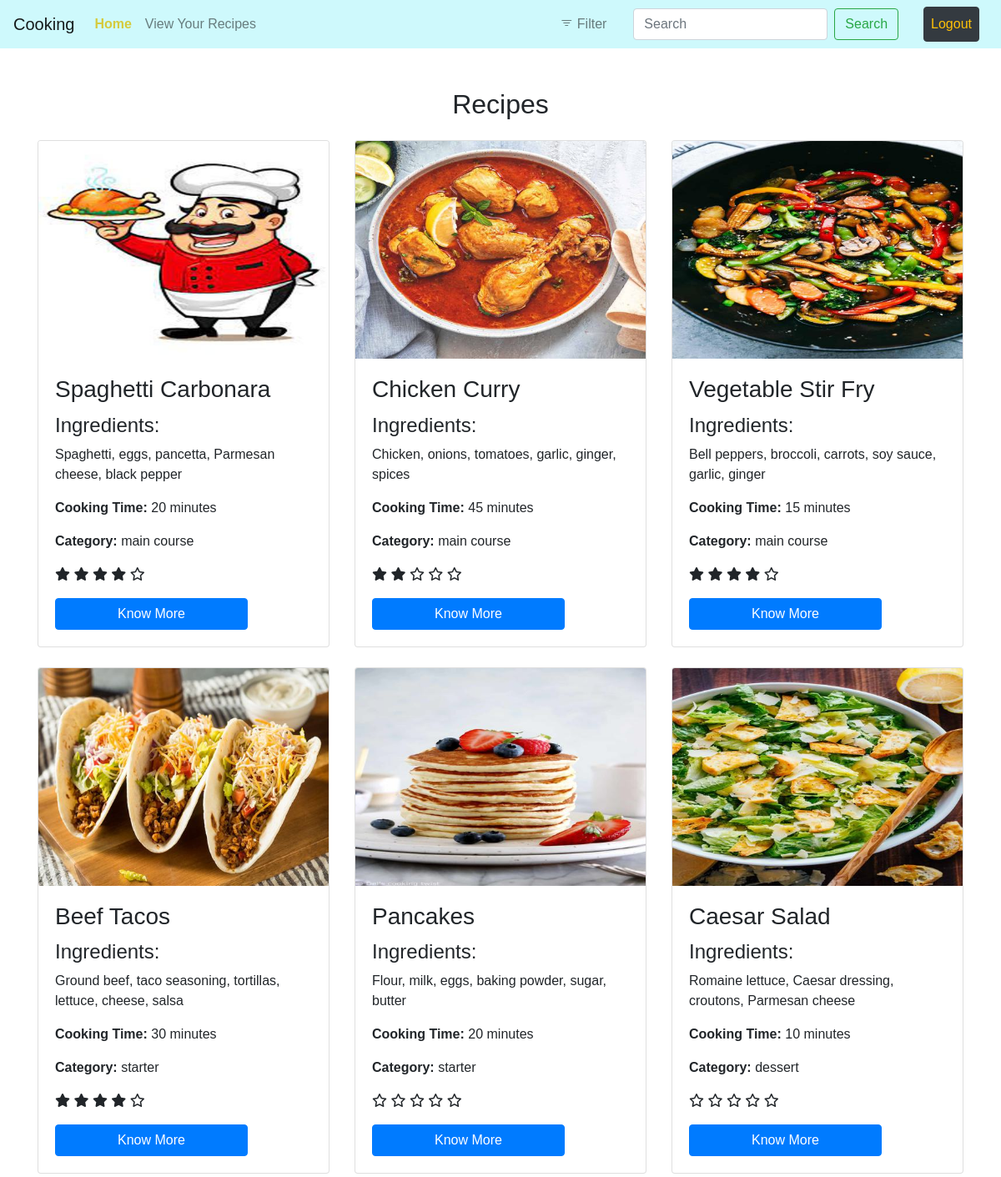
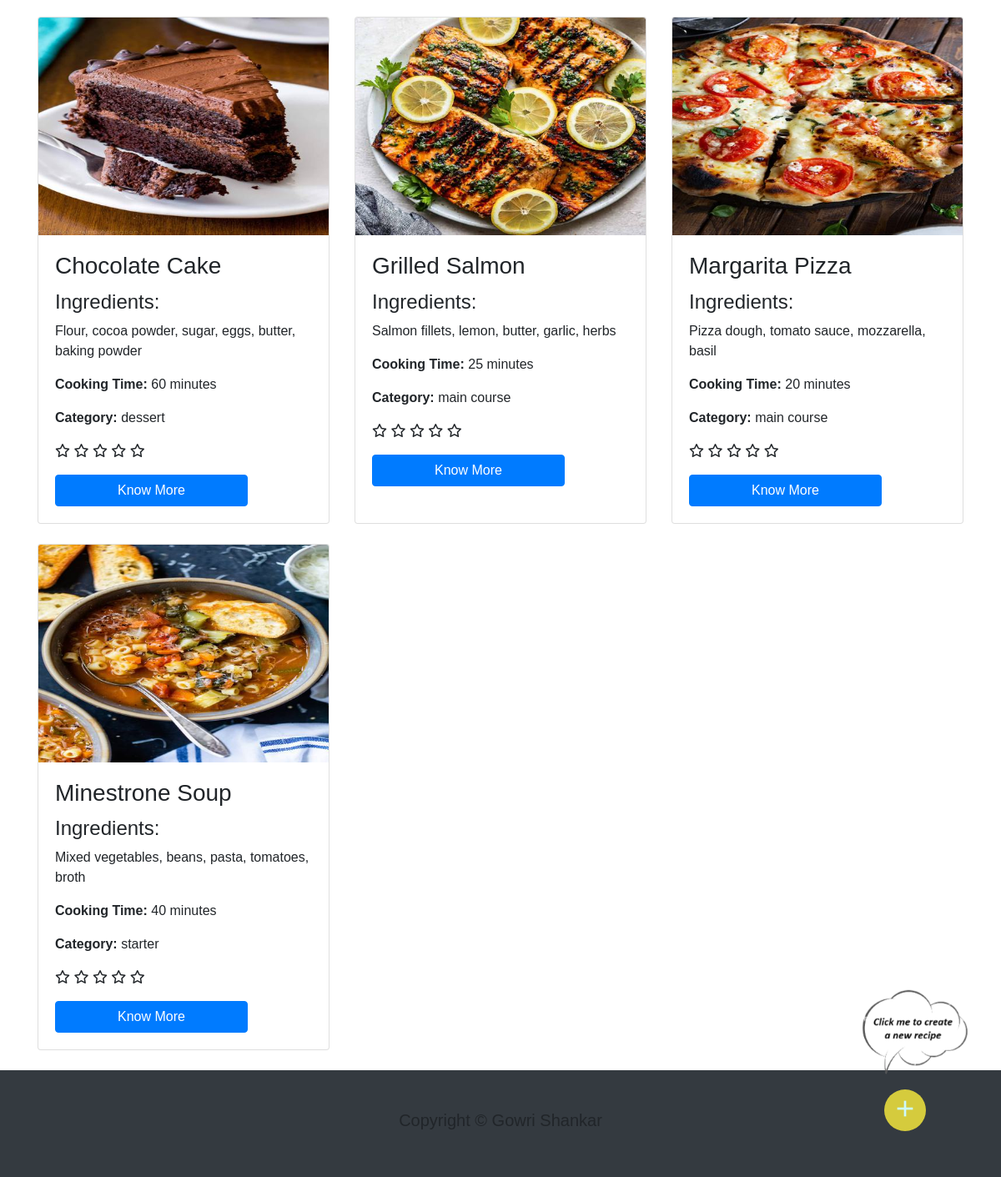
Screenshot of / (signed in) with the database file from the repository (2 pictures, top to bottom).
### models.py (models this page shows)
class Recipe(db.Model):
    id = db.Column(db.Integer, primary_key=True)
    title = db.Column(db.String(250), nullable=False)
    description = db.Column(db.Text, nullable=False)
    ingredients = db.Column(db.Text, nullable=False)
    preparation_steps = db.Column(db.Text, nullable=False)
    cooking_time = db.Column(db.Integer, nullable=False)
    serving_size = db.Column(db.Integer, nullable=False)
    image_url = db.Column(db.String(250), nullable=True)
    category = db.Column(db.String(255),nullable=False)
    author = db.Column(db.String(255),nullable=False,default="gowri")

### app.py (the view)
@app.route("/")
def home():
    if current_user.is_authenticated:
        recipes = Recipe.query.all()
        ratings = db.session.query(
            Review.recipe_id,
            func.avg(Review.rating).label('average_rating')
        ).group_by(Review.recipe_id).all()
        rating_dict = {rating.recipe_id: rating.average_rating for rating in ratings}
        return render_template("home.html", recipes=recipes, rating_dict=rating_dict)
    else:
        return redirect(url_for('login'))

### app.py (called while the page is built)
@login_manager.user_loader
def load_user(user_id):
    session = Session()
    user = session.query(User).get(user_id)
    session.close()
    return user

### templates/home.html (shortened to what this page needs)
{% extends 'base.html' %} {% block content %}
<h2 class="text-center mt-5 mb-4">Recipes</h2>
<div class="container">
  <div class="row">
    {% for recipe in recipes %}
    <div class="col-md-4 mb-4">
      <div class="card h-100">
        <div class="position-relative">
          <img
            src="../{{ recipe.image_url }}"
            class="card-img-top"
            alt="{{ recipe.title }}"
          />
        </div>
        <div class="card-body">
          <h3 class="card-title">{{ recipe.title }}</h3>
          <h4>Ingredients:</h4>
          <p class="card-text">{{ recipe.ingredients }}</p>
          <p>
            <strong>Cooking Time:</strong> {{ recipe.cooking_time }} minutes
          </p>
          <p><strong>Category:</strong> {{ recipe.category }}</p>
          <div class="rating">
            {% set avg_rating = rating_dict.get(recipe.id, 0) %} {% for i in
            range(1, 6) %} {% if i <= avg_rating %}
            <i class="fa-solid fa-star"></i>
            {% else %}
            <i class="fa-regular fa-star"></i>
            {% endif %} {% endfor %}
          </div>
          <a href="/recipes/{{ recipe.id }}" class="btn btn-primary mt-3 w-75"
            >Know More</a
          >
        </div>
      </div>
    </div>
    {% endfor %}
  </div>
</div>
<div class="create-content">
  <button class="create-button">
    <a href="/create_recipe"></a>
  </button>
  <span class="create-message"></span>
</div>
{% endblock %}

### templates/base.html (shortened to what this page needs)
<!DOCTYPE html>
<html lang="en">
  <head>
    <link rel="stylesheet" href="..\static\css\home.css" />
    <link
      rel="stylesheet"
      href="https://cdn.jsdelivr.net/npm/bootstrap-icons@1.3.0/font/bootstrap-icons.css"
    />
    <link
      rel="stylesheet"
      href="https://cdn.jsdelivr.net/npm/bootstrap@4.0.0/dist/css/bootstrap.min.css"
    />
    <link rel="stylesheet" href="../static/css/create.css" />
    <link
      href="https://unpkg.com/boxicons@2.1.4/css/boxicons.min.css"
      rel="stylesheet"
    />
  </head>
  <body class="d-flex flex-column min-vh-100">
    <header>
      <nav
        class="navbar navbar-expand-lg navbar-light"
        style="background-color: rgb(206, 249, 252)"
      >
        <a class="navbar-brand" href="/">Cooking</a>
        <div class="collapse navbar-collapse" id="navbarNav">
          <ul class="navbar-nav mr-auto">
            <li class="nav-item active">
              <a
                class="nav-link"
                style="color: #d5cb3d; font-weight: bolder"
                href="/"
                >Home</a
              >
            </li>
            <li class="nav-item">
              <a class="nav-link" href="/recipe">View Your Recipes</a>
            </li>
          </ul>
          <ul id="filter-search" class="navbar-nav">
            <li class="nav-item dropdown mr-4">
              <a
                class="nav-link bi bi-filter"
                href="#"
                id="navbarDropdownMenuLink"
                data-toggle="dropdown"
                aria-haspopup="true"
                aria-expanded="false"
              >
                Filter
              </a>
            </li>
            <form
              id="searchForm"
              class="form-inline my-2 my-lg-0"
              style="padding-right: 30px"
              action="/search"
              method="post"
            >
              <input
                id="searchInput"
                name="searchInput"
                class="form-control mr-sm-2"
                type="search"
                placeholder="Search"
                aria-label="Search"
              />
              <button
                class="btn btn-outline-success my-2 my-sm-0"
                type="submit"
              >
                Search
              </button>
            </form>
          </ul>
          <ul class="navbar-nav" style="padding-right: 10px">
            <a class="nav-link btn btn-dark text-warning" href="/logout"
              >Logout</a
            >
          </ul>
        </div>
      </nav>
    </header>
    <main class="flex-grow-1">{% block content %}{% endblock %}</main>
    <footer class="bg-dark py-5 text-center text-lg-start">
      <div class="container text-center">
        <h5>Copyright &copy; Gowri Shankar</h5>
      </div>
    </footer>
  </body>
</html>

### static/css/home.css (style rules this page uses)
* { font-family: "Poppins", sans-serif; }

### static/css/create.css (style rules this page uses)
.create-button { position: fixed; bottom: 55px; right: 90px; background-color: #d5cb3d; border-radius: 50%; border: none; outline: 0.2rem solid transparent; width: 50px; height: 50px; display: flex; justify-content: center; align-items: center; cursor: pointer; animation: moveBubble 2s infinite alternate; }
.create-message { position: fixed; bottom: 80px; right: -5px; transform: translateX(-10%); background: url(../images/cloud.png); background-size: cover; background-position: center; overflow: hidden; height: 170px; color: black; width: 180px; font-size: 15px; animation: moveMessage 2s infinite alternate; }

### templates/base.html (style rules this page uses)
.position-relative { position: relative; }

### rows the page displays
Recipe: shows a picture, title "Spaghetti Carbonara", ingredients "Spaghetti, eggs, pancetta, Parmesan cheese, black pepper", cooking_time "20", category "main course"
Recipe: image_url (picture), title "Chicken Curry", ingredients "Chicken, onions, tomatoes, garlic, ginger, spices", cooking_time "45", category "main course"
Recipe: image_url (picture), title "Vegetable Stir Fry", ingredients "Bell peppers, broccoli, carrots, soy sauce, garlic, ginger", cooking_time "15", category "main course"
Recipe: image_url (picture), title "Beef Tacos", ingredients "Ground beef, taco seasoning, tortillas, lettuce, cheese, salsa", cooking_time "30", category "starter"
Recipe: image_url (picture), title "Pancakes", ingredients "Flour, milk, eggs, baking powder, sugar, butter", cooking_time "20", category "starter"
Recipe: image_url (picture), title "Caesar Salad", ingredients "Romaine lettuce, Caesar dressing, croutons, Parmesan cheese", cooking_time "10", category "dessert"
Recipe: image_url (picture), title "Chocolate Cake", ingredients "Flour, cocoa powder, sugar, eggs, butter, baking powder", cooking_time "60", category "dessert"
Recipe: image_url (picture), title "Grilled Salmon", ingredients "Salmon fillets, lemon, butter, garlic, herbs", cooking_time "25", category "main course"
Recipe: image_url (picture), title "Margarita Pizza", ingredients "Pizza dough, tomato sauce, mozzarella, basil", cooking_time "20", category "main course"
Recipe: image_url (picture), title "Minestrone Soup", ingredients "Mixed vegetables, beans, pasta, tomatoes, broth", cooking_time "40", category "starter"
